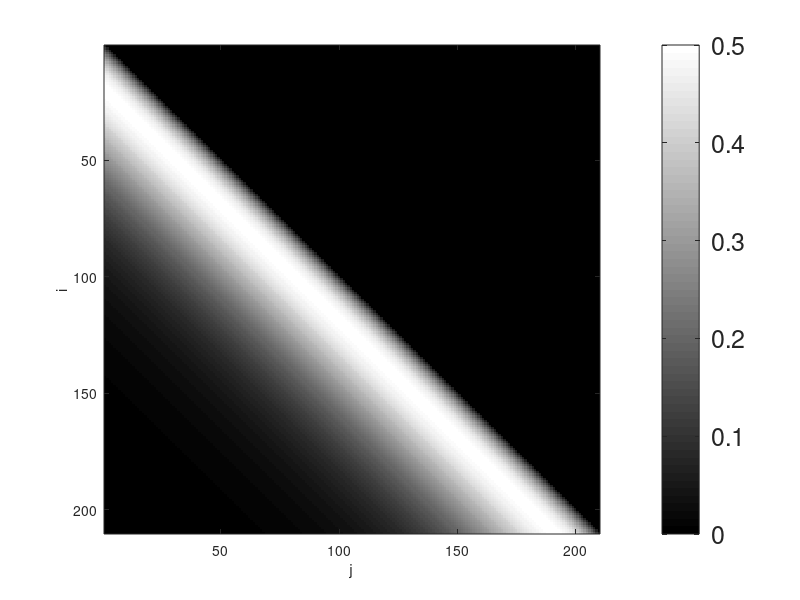

MATLAB code to generate this figure: (Note: this script raises an error after producing the figure.)
% Example 3.2
% from Parameter Estimation and Inverse Problems, 3rd edition, 2018
% by R. Aster, B. Borchers, C. Thurber

% make sure we have a clean environment
clear;
randn('state',0);

% Set constants
% The noise variance
noise=0.05;
% Discretizing values for M & N (210 data points)
N=211;
M=211;

% Generate time vector
t=linspace(-5,100,N);

% Generate instrument impulse response as a critically-damped pulse
sigi=10;
for i=1:N-1
  if (t(i)<0)
    g(i) = 0;
  else
    g(i) = t(i)*exp(-t(i)/sigi);
  end
end

% Normalize instrument response (i.e. max(g)=1)
gmax=max(g);
g=g/gmax;

% Populate G matrix 
% First the numerator which varies
for i=2:M
  for j=1:N-1
    tp=t(j)-t(i);
    if (tp > 0)
      G(i-1,j)=0;
    else
      G(i-1,j)=-tp*exp(tp/sigi);
    end
  end
end
% now divide everything by the denominator
deltat=t(2)-t(1);
G=G/gmax*deltat;

% Get SVD of G matrix
[U,S,V]=svd(G);

% Display image of G matrix with colorbar
figure(1)
clf
colormap(gray)
imagesc(G)
H=colorbar;
set(H,'FontSize',18);
xlabel('j')
ylabel('i')
bookfonts

disp('Displaying image of G matrix (fig. 1)')

% True signal is two pulses of sig deviation
sig=2;
% Find unscaled true signal model  
mtrue = exp(-(t(1:N-1)-8).^2/(sig^2*2))'... 
    + 0.5*exp(-(t(1:N-1)-25).^2/(sig^2*2))';
% Rescale true signal model to have a max of 1
mtrue=mtrue/max(mtrue);
% Get true data without noise
d=G*mtrue;
% Add random normal noise to the datadata
dn=G*mtrue+noise*randn(M-1,1);


% Using SVD with all 210 singular values
nkeep=N-1;
% Find Up, Vp, Sp
Up=U(:,1:nkeep);
Vp=V(:,1:nkeep);
Sp=S(1:nkeep,1:nkeep);

% Generalized inverse solutions for noisy data (mn) 
% and noise-free data (mperf)
mn=Vp*inv(Sp)*Up'*dn;
mperf=Vp*inv(Sp)*Up'*d;

% Plot of instrument response to unit area ground acceleration impulse.
figure(2)
clf
plot(t(1:N-1),g,'k')
axis tight
xlabel('Time (s)')
ylabel('V')
bookfonts

disp('Instrument response to unit ground acceleration impulse (fig. 2)')
print -deps2 c3fimp_resp.eps

% Display semilog plot of singular values
figure(3)
clf
semilogy(diag(S),'ko')
axis tight
xlabel('i')
ylabel('s_i')
bookfonts

disp('Displaying semilog plot of singular values (fig. 3)')

% Plot true model
figure(4)
clf
plot(t(1:N-1),mtrue,'k')
xlim([-5 100])
ylim([0 1])
axis tight
xlabel('Time (s)')
ylabel('Acceleration (m/s^2)');
bookfonts

disp('Displaying true model (fig. 4)')
print -deps2 c3fm_true.eps

% Display predicted data using noise free model
figure(5)
clf
plot(t(1:N-1),d,'k')
xlabel('Time (s)')
ylabel('V')
bookfonts
axis tight

disp('Displaying predicted data from true model (without noise) (fig. 5)')

% Display predicted data plus random independent noise
figure(6)
clf
plot(t(1:N-1),dn,'k')
xlim([-5 100])
xlabel('Time (s)')
ylabel('V');
bookfonts
axis tight

disp(['Displaying predicted data from true model plus independent noise'...
    ' (fig. 6)'])
print -deps2 c3fd_pred_noise.eps

% Display generalized inverse solution for noise-free data
figure(7)
clf
plot(t(1:N-1),mperf,'k')
xlim([-5 100])
ylim([0 1])
xlabel('Time (s)')
ylabel('Acceleration (m/s^2)');
bookfonts

disp(['Displaying generalized inverse solution for noise-free data'...
    ' (210 singular values) (fig. 7)'])
print -deps2 c3fpinv_solution_nonoise.eps

% Display generalized inverse solution for noisy data
figure(8)
clf
plot(t(1:N-1),mn,'k')
xlabel('Time (s)')
ylabel('Acceleration (m/s^2)');
bookfonts
axis tight

disp(['Displaying generalized inverse solution for noisy data'...
    ' (210 singular values) (fig. 8)'])
print -deps2 c3fpinv_solution_noise.eps

% Truncate SVD to 26 singular values
nkeep=26;
Up=U(:,1:nkeep);
Vp=V(:,1:nkeep);
Sp=S(1:nkeep,1:nkeep);

% Get model for truncated SVD (m2) with noisy data
m2=Vp*inv(Sp)*Up'*dn;

% Display generalized inverse solution for noisy data
figure(9)
clf
plot(t(1:N-1),m2,'k')
xlabel('Time (s)')
ylabel('Acceleration (m/s^2)');
bookfonts
axis tight

disp(['Displaying generalized inverse solution for noisy data'...
    ' (26 singular values) (fig. 9)'])
print -deps2 c3fpinv_solution_noise_26.eps

% Get resolution matrix
Rm=Vp*Vp';

% Display image of resolution matrix for truncated solution with colorbar
figure(10)
clf
colormap(gray)
% use tight bounds on the colorbar instead of automatically expanded bounds
imagesc(Rm,[min(min(Rm)),max(max(Rm))])
xlabel('j')
ylabel('i')
bookfonts
H=colorbar;
set(H,'FontSize',18);

disp(['Displaying image of resolution matrix for truncated SVD solution'...
    ' (26 singular values) (fig. 10)'])
print -deps2 c3fR_solution_26.eps

% Display a column from the model resolution matrix for truncated SVD solution
figure(11)
clf
plot(t(1:N-1), Rm(80,:),'k')
axis tight
xlabel('Time (s)')
ylabel('Element Value')
bookfonts

disp(['Displaying column of model resolution matrix for'...
    ' truncated SVD solution (fig. 11)'])
print -deps2 c3fR_column_26.eps

%show successive TSVD solutions
disp('Animating TSVD solutions as p increases (fig. 12)')

% the maximum p to use, the fit model and the diagonal elements
p=rank(G);
m=zeros(N-1,1);
ss=diag(S);

figure(12)
clf
for i=1:p
  % adjust the predicted model to have p singular values
  m=m+(U(:,i)'*dn/ss(i))*V(:,i);
  % keep track of the residuals for each p
  r(i)=norm(G*m-dn);
  % keep track of the model norm for each p
  mnorm(i)=norm(m);
  % plot the newly fit model
  plot(m)
  xlabel('Time (s)')
  ylabel('Acceleration (m/s^2)');
  hold on
  % plot the true model
  plot(mtrue,'r-.');
  hold off
  title(num2str(i));
  bookfonts
  pause(0.1)
end

%Examine the trade-off curve (collected in the loop above)
figure(13)
clf
plot(r,mnorm)
hold on
plot(r(26),mnorm(26),'ro')
hold off
xlabel('Residual Norm ||Gm-d||_2')
ylabel('Solution Norm ||m||_2')
bookfonts
text(r(26),mnorm(26),'   26 singular values in TSVD','fontsize',18);

disp('Displaying TSVD trade-off curve (fig. 13)')

